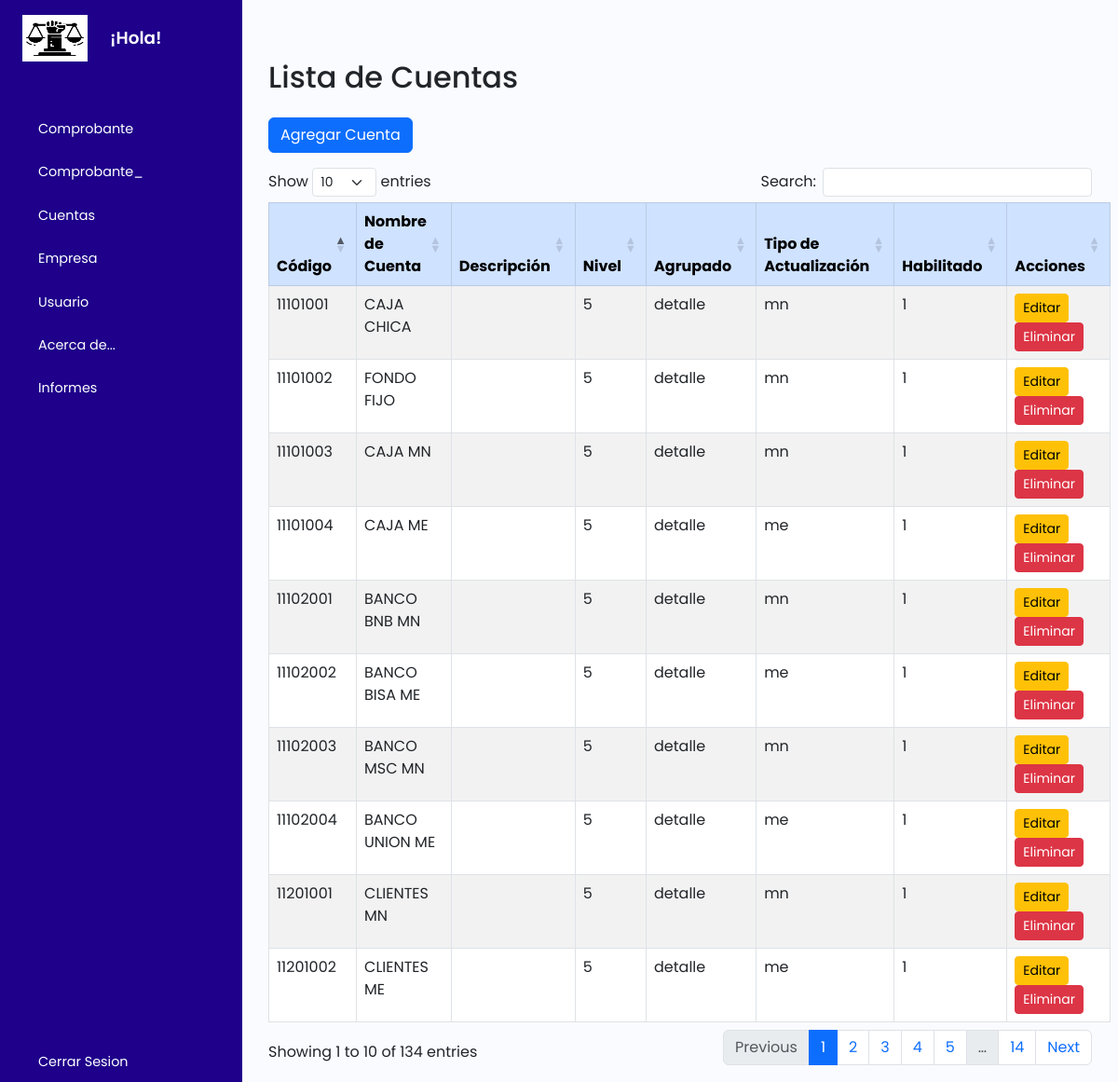
/tcuentas/index.php, run on the app's committed database.
### tables this page shows
CREATE TABLE `tcuentas` (
  `codigo` varchar(255) NOT NULL,
  `nombrecuenta` varchar(255) DEFAULT NULL,
  `descripcion` varchar(255) NOT NULL,
  `nivel` int(11) NOT NULL,
  `agrupado` varchar(255) NOT NULL,
  `tipoactualizacion` varchar(255) NOT NULL,
  `habilitado` int(11) NOT NULL
);

### tcuentas/index.php (the view, shortened to what this page needs)
<?php
    include_once("../plantilla/inicio.php");
?>
        <div class="main p-3">
        <div class="container mt-5">
    <h2 class="mb-4">Lista de Cuentas</h2>
    <a href="create.php" class="btn btn-primary mb-3">Agregar Cuenta</a>
    <?php
    include_once '../cone.php';
    $sql = "SELECT * FROM tcuentas WHERE nivel = 5";
    $result = $conn->query($sql);
    if ($result->num_rows > 0) {
        echo "<table id='cuentas' class='table table-striped table-bordered  table-responsive' >
        <thead class='table-primary'>
        <tr>
            <th>Código</th>
            <th>Nombre de Cuenta</th>
            <th>Descripción</th>
            <th>Nivel</th>
            <th>Agrupado</th>
            <th>Tipo de Actualización</th>
            <th>Habilitado</th>
            <th>Acciones</th>
        </tr>
        </thead>
        <tbody>";
        while($row = $result->fetch_assoc()) {
            echo "<tr>
            <td>" . $row["codigo"]. "</td>
            <td>" . $row["nombrecuenta"]. "</td>
            <td>" . $row["descripcion"]. "</td>
            <td>" . $row["nivel"]. "</td>
            <td>" . $row["agrupado"]. "</td>
            <td>" . $row["tipoactualizacion"]. "</td>
            <td>" . $row["habilitado"]. "</td>
            <td>
                <a href='update.php?id=".$row["codigo"]."' class='btn btn-warning btn-sm'>Editar</a>
                <a href='delete.php?id=".$row["codigo"]."' class='btn btn-danger btn-sm'>Eliminar</a>
            </td>
            </tr>";
        }
        echo "</tbody></table>";
    } else {
        echo "<div class='alert alert-warning' role='alert'>0 resultados</div>";
    }
    ?>
</div>
        </div>
    </div>
    <?php
    include_once("../plantilla/final.php");
?>

### style.css (style rules this page uses)
a { text-decoration: none; }
body { font-family: 'Poppins', sans-serif; }
.main { min-height: 100vh; width: 100%; overflow: hidden; transition: all 0.35s ease-in-out; background-color: #fafbfe; }

### data on the page
tcuentas: codigo "11101001", nombrecuenta "CAJA CHICA", nivel "5", agrupado "detalle", tipoactualizacion "mn", habilitado "1"
tcuentas: codigo "11101002", nombrecuenta "FONDO FIJO", nivel "5", agrupado "detalle", tipoactualizacion "mn", habilitado "1"
tcuentas: codigo "11101003", nombrecuenta "CAJA MN", nivel "5", agrupado "detalle", tipoactualizacion "mn", habilitado "1"
tcuentas: codigo "11101004", nombrecuenta "CAJA ME", nivel "5", agrupado "detalle", tipoactualizacion "me", habilitado "1"
tcuentas: codigo "11102001", nombrecuenta "BANCO BNB MN", nivel "5", agrupado "detalle", tipoactualizacion "mn", habilitado "1"
tcuentas: codigo "11102002", nombrecuenta "BANCO BISA ME", nivel "5", agrupado "detalle", tipoactualizacion "me", habilitado "1"
tcuentas: codigo "11102003", nombrecuenta "BANCO MSC MN", nivel "5", agrupado "detalle", tipoactualizacion "mn", habilitado "1"
tcuentas: codigo "11102004", nombrecuenta "BANCO UNION ME", nivel "5", agrupado "detalle", tipoactualizacion "me", habilitado "1"
tcuentas: codigo "11201001", nombrecuenta "CLIENTES MN", nivel "5", agrupado "detalle", tipoactualizacion "mn", habilitado "1"
tcuentas: codigo "11201002", nombrecuenta "CLIENTES ME", nivel "5", agrupado "detalle", tipoactualizacion "me", habilitado "1"
